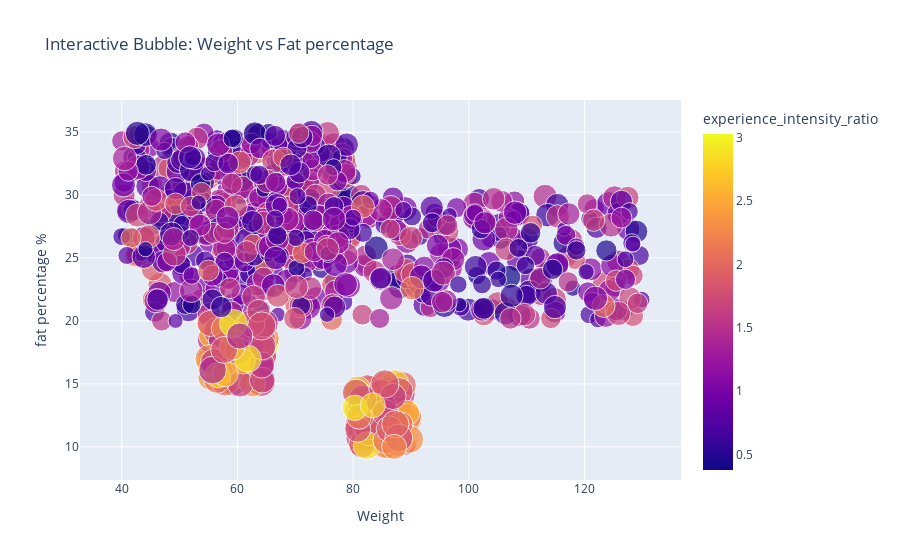

Notebook code cell kept with this figure:
### Code cell
fig = px.scatter(
    df, x='weight', y='fat_percentage',
    size='session_duration', color='experience_intensity_ratio',
    hover_data=['age','weight','height','workout_frequency'],
    title="Interactive Bubble: Weight vs Fat percentage"
)
fig.update_layout(
    xaxis_title="Weight",
    yaxis_title="fat percentage %"
)
fig.show()

### Figure 1 — Plotly figure (JSON) as saved in the notebook; plotly's stock layout.template omitted (floating-point values rounded to 4 significant figures; data arrays with more than 128 entries replaced by an {"elided": "..."} marker saying what was removed)
{"data": [{"customdata": {"elided": "973x3 float values"}, "hovertemplate": "weight=%{x}<br>fat_percentage=%{y}<br>session_duration=%{marker.size}<br>age=%{customdata[0]}<br>height=%{customdata[1]}<br>workout_frequency=%{customdata[2]}<br>experience_intensity_ratio=%{marker.color}<extra></extra>", "legendgroup": "", "marker": {"color": {"elided": "973 float values"}, "coloraxis": "coloraxis", "size": {"elided": "973 float values"}, "sizemode": "area", "sizeref": 0.005, "symbol": "circle"}, "mode": "markers", "name": "", "orientation": "v", "showlegend": false, "type": "scatter", "x": {"elided": "973 float values"}, "xaxis": "x", "y": {"elided": "973 float values"}, "yaxis": "y"}], "layout": {"coloraxis": {"colorbar": {"title": {"text": "experience_intensity_ratio"}}, "colorscale": [[0, "#0d0887"], [0.1111, "#46039f"], [0.2222, "#7201a8"], [0.3333, "#9c179e"], [0.4444, "#bd3786"], [0.5556, "#d8576b"], [0.6667, "#ed7953"], [0.7778, "#fb9f3a"], [0.8889, "#fdca26"], [1, "#f0f921"]]}, "legend": {"itemsizing": "constant", "tracegroupgap": 0}, "title": {"text": "Interactive Bubble: Weight vs Fat percentage"}, "xaxis": {"anchor": "y", "domain": [0, 1], "title": {"text": "Weight"}}, "yaxis": {"anchor": "x", "domain": [0, 1], "title": {"text": "fat percentage %"}}}}
